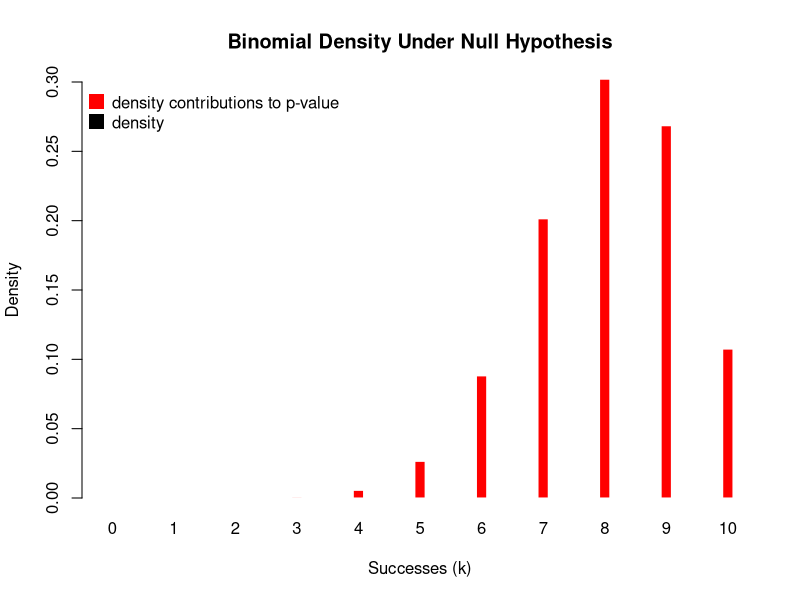

R code for this plot:
### Computing the Binomial p-value

# Data
x <- rbinom(1, 10, 0.8)
mu_h <- 0.8

#' @param x Number of successes observed.
#' @param n Number of trials.
#' @param p Hypothesized success rate.
#' @return A list containing the densities evaluated for each success \code{x} given \code{n} and \code{p}.
binomial_p_value <- function(x, n, p) {
  d <- dbinom(0:n, 10, p)
  indx <- which(d <= dbinom(x, n, p))
  p_value <- sum(d[indx])
  return(list(d = d, p_value = p_value))
}

bpv <- binomial_p_value(x, 10, mu_h)

# empirical distribution of t-statistic where data is resampled under the null hypothesis
pdf("figs/bintest_dist.pdf", width = 8, height = 6)
cols <- rep("black", 10)
cols[which(bpv$d <= dbinom(x, 10, mu_h))] <- "red"
barplot(bpv$d, space = 5, col = cols, border = FALSE,
        ylim = c(0,0.3),
        main = "Binomial Density Under Null Hypothesis",
        xlab = "Successes (k)",
        ylab = "Density", names.arg = 0:10)
legend("topleft", c("density contributions to p-value","density"), col = c("red","black"), pch = c(15,15), pt.cex = c(2,2), bty = "n")
dev.off()

